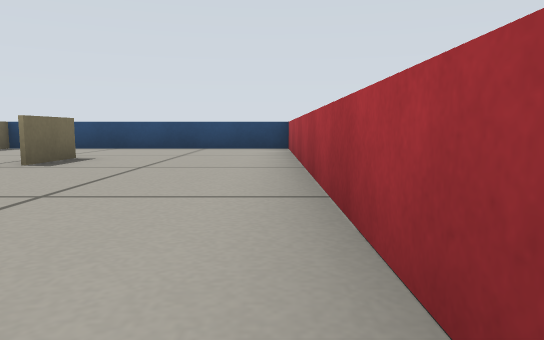
[1] (above)

16 first-person views from a walk through a robot-simulator world made for Gazebo. The camera is 0.22 m above the floor, tilts 6° down and sees 70° across. The floor is counted in squares, 0.5 m on a side. Each view is taken from the middle of a square. On the plan, view 1 faces up. The plan holds only what a view shows up to about 9 squares ahead; the rest is blank.

[2]
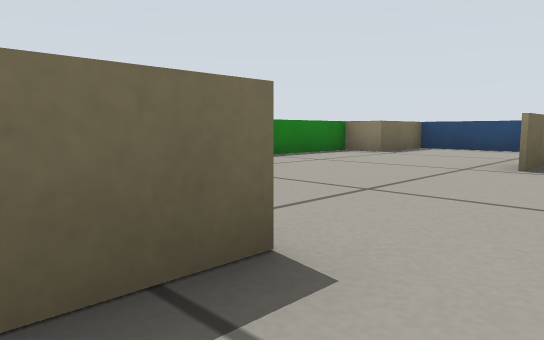

[3]
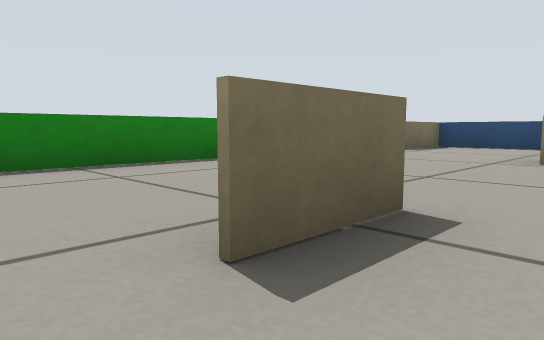

[4]
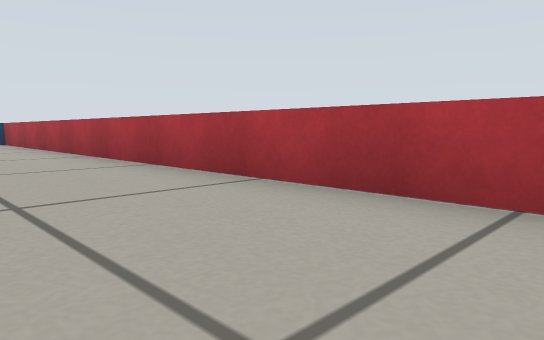

[5]
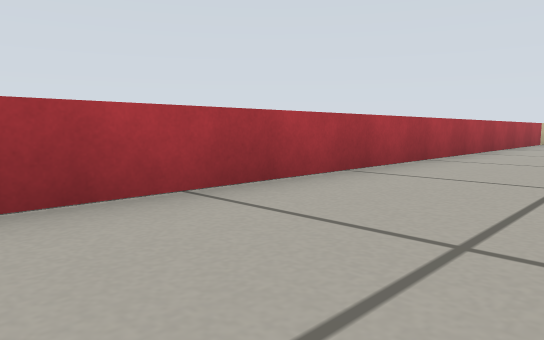

[6]
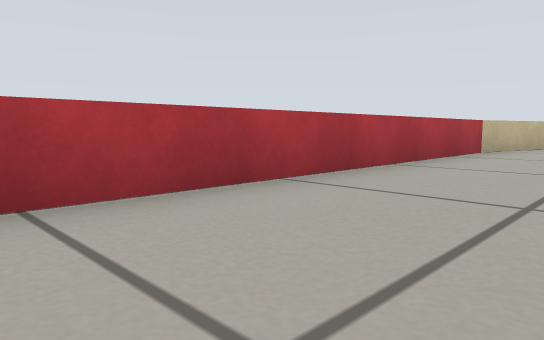

[7]
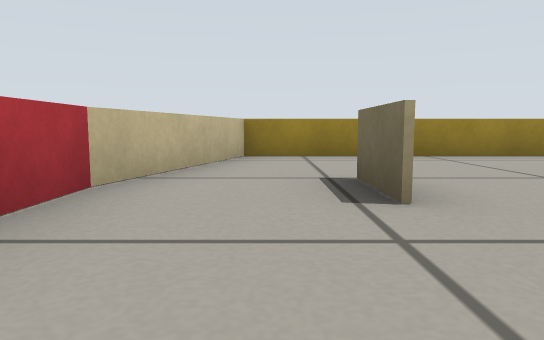

[8]
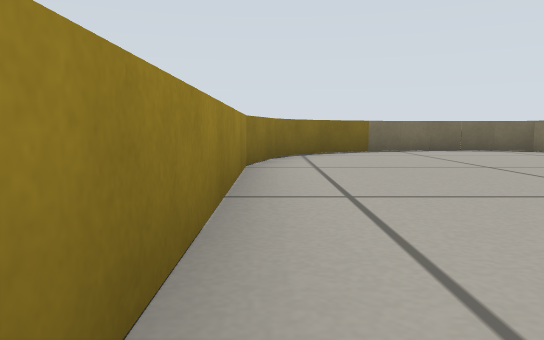

[9]
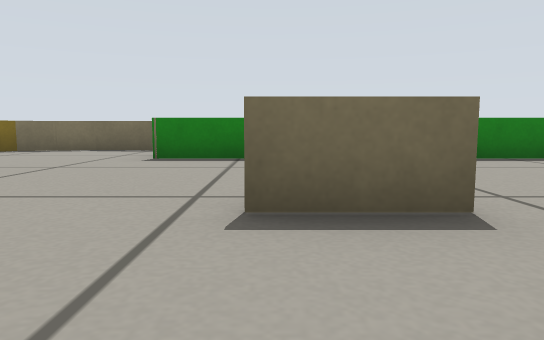

[10]
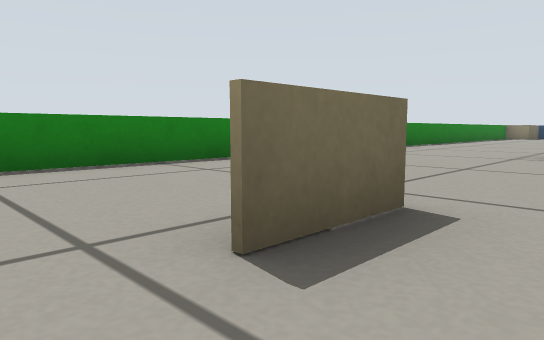

[11]
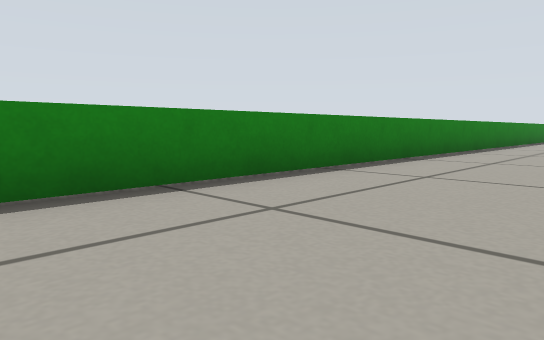

[12]
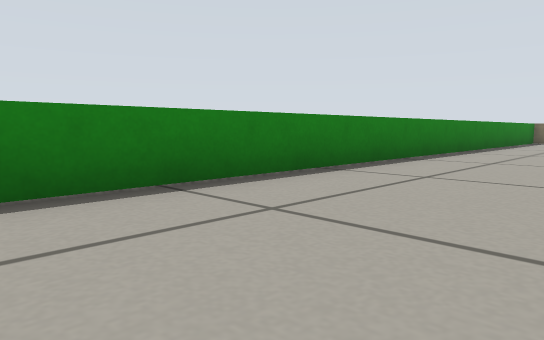

[13]
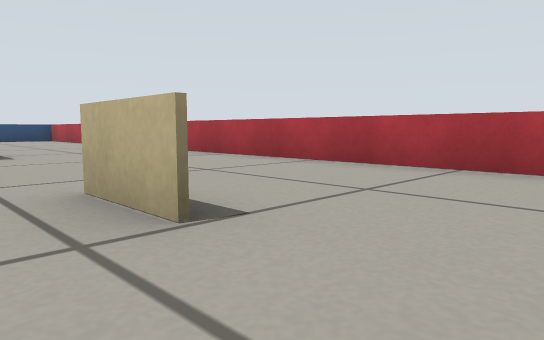

[14]
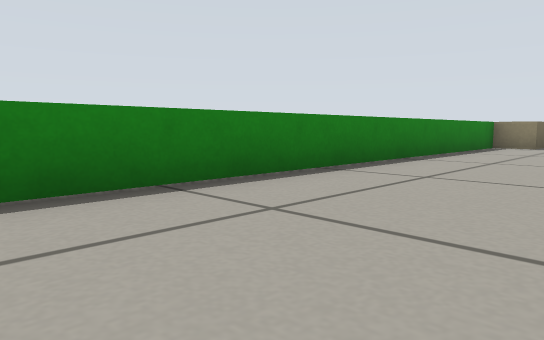

[15]
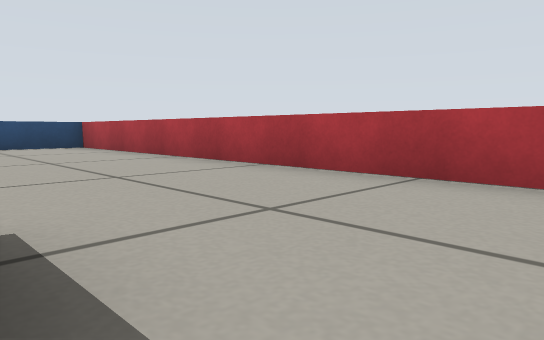

[16]
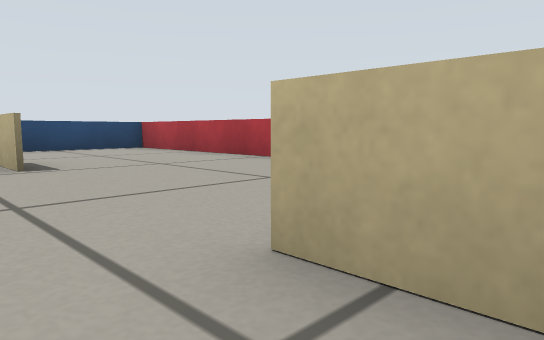

### Floor plan
Points are (right, up) in squares from view 1. A wall is a line through its corners. A room is listed if a view was taken in it or the views show most of it. See-through windows are left out.
Room 1 (views 1, 2, 3, 4, 5, 6, 7, 8, 9, 10, 11, 12, 13, 14, 15, 16)
walls: (-3, -5.5) (-3, -4.1); (-3, -9.9) (-3, -11.2); (-3, 0.1) (-3, 1) (-3, -0.2); (-1.8, -14.1) (-1.8, -15.5); (-8.7, -12.7) (-9, -13.4) (-9.2, -14.7) (-8.7, -16.1); (0.4, -15) (0.4, 8.7) (-5.9, 8.7) (-5.9, 6.9) (-6.7, 6.9) (-6.7, -12.9); (-8.8, -16) (-8.1, -17.1); (-3, 6) (-3, 4.6) (-3, 5.5); (-8.2, -17) (-7.6, -17.6); (-7.8, -17.5) (-7, -18); (-7.1, -17.9) (-5.7, -18.3); (-5.8, -18.3) (-0.5, -18.3) (0.4, -14.8)

Positions as (right, up) in squares from view 1, and headings:
1: (0, 0), facing up
2: (-2, 0), facing up-left
3: (-2, -1), facing up-left
4: (-2, -4), facing up-right
5: (-2, -2), facing down-right
6: (-2, -7), facing down-right
7: (-1, -12), facing down
8: (-1, -18), facing left
9: (-1, -11), facing left
10: (-2, -12), facing up-left
11: (-4, -11), facing up-left
12: (-4, -7), facing up-left
13: (-4, -7), facing up-right
14: (-4, -3), facing up-left
15: (-3, -1), facing up-right
16: (-4, 0), facing up-right
